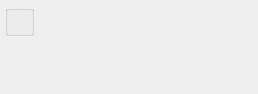
<?xml version="1.0" encoding="UTF-8"?>
<ui version="4.0">
 <comment>This file is part of the xTuple ERP: PostBooks Edition, a free and
open source Enterprise Resource Planning software suite,
Copyright (c) 1999-2010 by OpenMFG LLC, d/b/a xTuple.
It is licensed to you under the Common Public Attribution License
version 1.0, the full text of which (including xTuple-specific Exhibits)
is available at www.xtuple.com/CPAL.  By using this software, you agree
to be bound by its terms.</comment>
 <class>dspWoSoStatus</class>
 <widget class="QWidget" name="dspWoSoStatus">
  <property name="geometry">
   <rect>
    <x>0</x>
    <y>0</y>
    <width>258</width>
    <height>94</height>
   </rect>
  </property>
  <property name="windowTitle">
   <string>Open Work Orders with Parent Sales Orders</string>
  </property>
  <layout class="QHBoxLayout" name="horizontalLayout">
   <item>
    <layout class="QVBoxLayout" name="verticalLayout">
     <property name="spacing">
      <number>0</number>
     </property>
     <item>
      <widget class="WarehouseGroup" name="_warehouse">
       <property name="title">
        <string/>
       </property>
       <property name="fixedSize">
        <bool>false</bool>
       </property>
      </widget>
     </item>
     <item>
      <spacer name="verticalSpacer">
       <property name="orientation">
        <enum>Qt::Vertical</enum>
       </property>
       <property name="sizeHint" stdset="0">
        <size>
         <width>20</width>
         <height>0</height>
        </size>
       </property>
      </spacer>
     </item>
    </layout>
   </item>
   <item>
    <spacer>
     <property name="orientation">
      <enum>Qt::Horizontal</enum>
     </property>
     <property name="sizeType">
      <enum>QSizePolicy::Expanding</enum>
     </property>
     <property name="sizeHint" stdset="0">
      <size>
       <width>6</width>
       <height>20</height>
      </size>
     </property>
    </spacer>
   </item>
  </layout>
 </widget>
 <layoutdefault spacing="5" margin="5"/>
 <pixmapfunction>qPixmapFromMimeSource</pixmapfunction>
 <customwidgets>
  <customwidget>
   <class>WarehouseGroup</class>
   <extends>QGroupBox</extends>
   <header>warehousegroup.h</header>
  </customwidget>
 </customwidgets>
 <tabstops>
  <tabstop>_warehouse</tabstop>
 </tabstops>
 <resources/>
 <connections/>
</ui>
